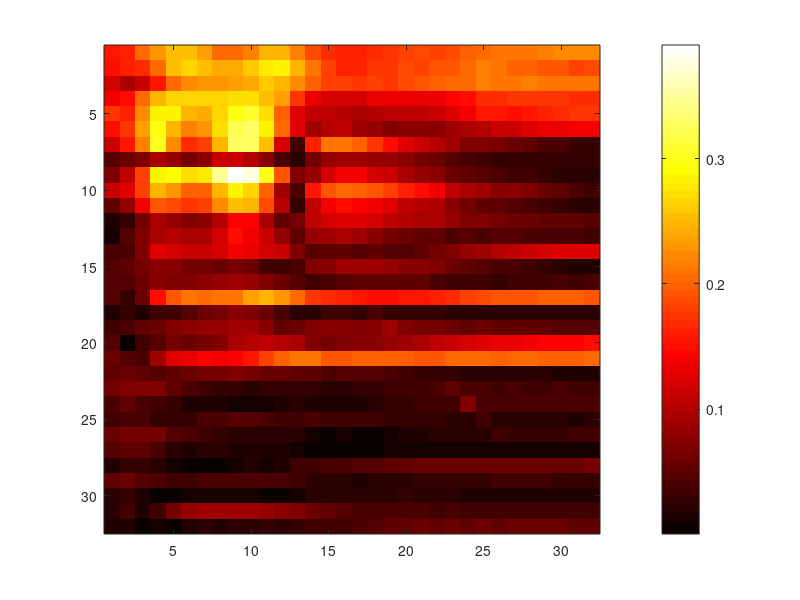

Source code (MATLAB): (Note: this script raises an error after producing the figure.)
%% Code to generate panels B-F of Figure 3

%% Panel B
load('Figure3Data')
SPI = expData(2).SPI;
figure
imagesc(SPI)
colormap hot
c = colorbar;
c.Label.String = 'SPI';
ylabel('MUA Electrode Depth (\mum)')
xlabel('LFP Electrode Depth (\mum)')
set(gca,'fontsize',14,'linewidth',1.5,'xticklabel',-800:400:800,'xtick',4:4:24,'yticklabel',-800:400:800,'ytick',4:4:24)
xlim([4 22]); ylim([4 22]);
hold on
plot([expData(2).ChanZero expData(2).ChanZero],[1 32],'r','linewidth',1.5,'linestyle','--')

%% Panel C
load('Figure3Data')
meanPhase = expData(2).MeanPhase;
figure
imagesc(meanPhase)
map = colorcet( 'C2' );
map = circshift(map,1);
colormap(map)
c = colorbar;
hold on
c.Label.String = 'Best Phase (rad)';
ylabel('MUA Electrode Depth (\mum)')
xlabel('LFP Electrode Depth (\mum)')
set(gca,'fontsize',14,'linewidth',1.5,'xticklabel',-800:400:800,'xtick',5:4:24,'yticklabel',-800:400:800,'ytick',5:4:24)
plot([expData(2).ChanZero expData(2).ChanZero],[1 32],'r','linewidth',1.5,'linestyle','--')
xlim([4 22]); ylim([4 22]);

%% Panel D
load('Figure3Data')
figure
axis square
imagesc(nanmean(allSPI,3))
ylim([24 40])
xlim([24 40])
caxis([0 0.15])
set(gca,'fontsize',16','linewidth',1.5)
xlabel('LFP Channel Depth')
ylabel('MUA Channel Depth')
set(gca,'xtick',24:4:40,'xticklabel',-800:400:800)
set(gca,'ytick',24:4:40,'yticklabel',-800:400:800)
set(gca,'xtick',24:4:40,'xticklabel',-800:400:800,'fontsize',16,'linewidth',1.5)
c = colorbar;
c.Label.String = 'SPI';
caxis([0 0.2])
colormap hot

%% Panel E
load('Figure3Data')
meanData = [];
for i = 1:64
    for j = 1:64
        thisDat = squeeze(allPhase(i,j,:));
        bad = find(isnan(thisDat));
        thisDat(bad) = [];
        if ~isempty(thisDat)
            meanData(i,j) = circ_mean(thisDat);
        else
            meanData(i,j) = NaN;
        end
    end
end
figure
imagesc(meanData)
map = colorcet( 'C2' );
map = circshift(map,1);
colormap(map)
c = colorbar;
hold on; axis square
c.Label.String = 'Best Phase (rad)';
ylim([24 40])
xlim([24 40])
set(gca,'fontsize',16','linewidth',1.5)
xlabel('LFP Channel Depth')
ylabel('MUA Channel Depth')
set(gca,'xtick',24:4:40,'xticklabel',-800:400:800)
set(gca,'ytick',24:4:40,'yticklabel',-800:400:800)
set(gca,'xtick',24:4:40,'xticklabel',-800:400:800,'fontsize',16,'linewidth',1.5)

%% Panel F
load('Figure3Data')
phaseZero = [expData.PhaseZero]*100;
chanZero = [expData.ChanZero]*100;
powerZero = [expData.NewPowerChan]*100;
bad = find(isnan(powerZero));
phaseZero(bad) = [];
chanZero(bad) = [];
figure
hold on
scatter(phaseZero,chanZero,50,'filled','k');
plot([0 3200],[0 3200],'r','linestyle','--','linewidth',1.5)
xlim([0 3000])
ylim([0 3000])
axis square
set(gca,'fontsize',16,'linewidth',1.5)
xlabel('CSD Input Layer Depth (\mum)')
ylabel('Phase Input Layer Depth (\mum)')
[h p] = corr(phaseZero',chanZero');
set(gca,'xtick',0:1000:3000,'ytick',0:1000:3000)
